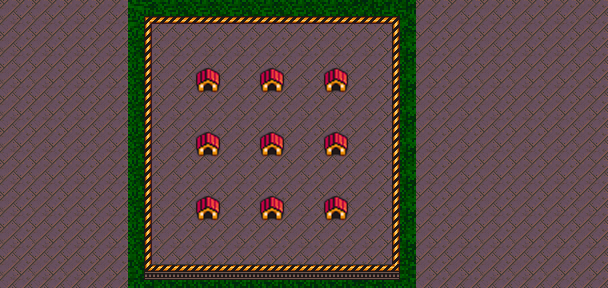

A level layout from a 2D game, rendered from its tile map. Below: a short description, then the map file with its tile-grid data intact:
An orthogonal 19x9 tile map with 32x32 px tiles, 2 tile layers (Background, Meta), 4 tilesets and 5 objects (h1, h2, h3, h4, h5).

<map version="1.8" tiledversion="1.8.4" orientation="orthogonal" renderorder="right-down" width="19" height="9" tilewidth="32" tileheight="32" infinite="0" nextlayerid="6" nextobjectid="14">
 <tileset firstgid="1" source="SNES - Super Bomberman 5 JPN - Bomber Woof Boss Arena.tsx" />
 <tileset firstgid="57" source="meta_tiles.tsx" />
 <tileset firstgid="59" source="level1.tsx" />
 <tileset firstgid="115" source="Wall1.tsx" />
 <layer id="1" name="Background" width="19" height="9">
  <data encoding="csv">
100,100,100,100,59,60,60,60,60,60,60,65,66,100,100,100,100,100,100,
100,100,100,100,67,100,100,100,100,100,100,100,90,100,100,100,100,100,100,
100,100,100,100,67,100,100,100,100,100,100,100,90,100,100,100,100,100,100,
100,100,100,100,67,100,100,100,100,100,100,100,90,100,100,100,100,100,100,
100,100,100,100,67,100,100,100,100,100,100,100,90,100,100,100,100,100,100,
100,100,100,100,67,100,100,100,100,100,100,100,90,100,100,100,100,100,100,
100,100,100,100,67,100,100,100,100,100,100,100,90,100,100,100,100,100,100,
100,100,100,100,67,100,100,100,100,100,100,100,90,100,100,100,100,100,100,
100,100,100,100,107,108,108,108,108,108,108,113,114,100,100,100,100,100,100
</data>
 </layer>
 <objectgroup id="2" name="layerObject" visible="0">
  <object id="8" name="h1" gid="115" x="188" y="66.6667" width="32" height="32" />
  <object id="9" name="h2" gid="115" x="321.333" y="66" width="32" height="32" />
  <object id="10" name="h3" gid="115" x="257.333" y="67.3333" width="32" height="32" />
  <object id="11" name="h4" gid="115" x="257.333" y="128" width="32" height="32" />
  <object id="12" name="h5" gid="115" x="187.333" y="126" width="32" height="32" />
 </objectgroup>
 <layer id="5" name="Meta" width="19" height="9">
  <data encoding="csv">
0,0,0,0,0,0,0,0,0,0,0,0,0,0,0,0,0,0,0,
0,0,0,0,0,0,0,0,0,0,0,0,0,0,0,0,0,0,0,
0,0,0,0,0,0,115,0,115,0,115,0,0,0,0,0,0,0,0,
0,0,0,0,0,0,0,0,0,0,0,0,0,0,0,0,0,0,0,
0,0,0,0,0,0,115,0,115,0,115,0,0,0,0,0,0,0,0,
0,0,0,0,0,0,0,0,0,0,0,0,0,0,0,0,0,0,0,
0,0,0,0,0,0,115,0,115,0,115,0,0,0,0,0,0,0,0,
0,0,0,0,0,0,0,0,0,0,0,0,0,0,0,0,0,0,0,
0,0,0,0,0,0,0,0,0,0,0,0,0,0,0,0,0,0,0
</data>
 </layer>
</map>
